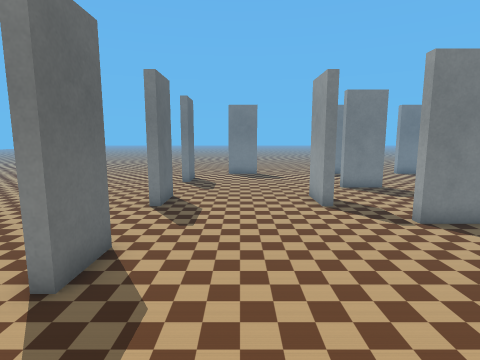
View 1 (above)

21 first-person views from a walk through a Webots world. The camera is 1.2 m above the floor, tilts 8° down and sees 80° across. The floor is counted in squares, 0.5 m on a side. Each view is taken from the middle of a square. On the plan, view 1 faces up. The plan holds only what a view shows up to about 18 squares ahead; the rest is blank. The place goes on beyond the plan. The robots in the file are not drawn. Simple shapes and patterns stand in for the simulator's stock objects.

View 2
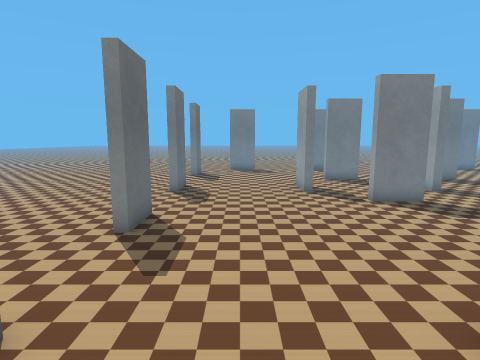

View 3
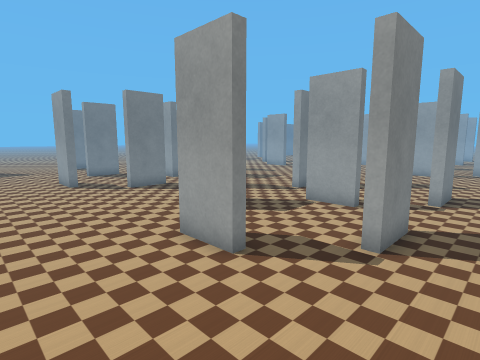

View 4
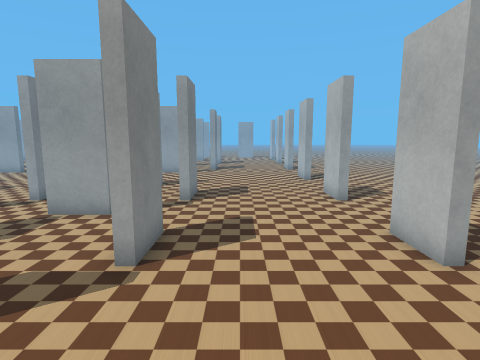

View 5
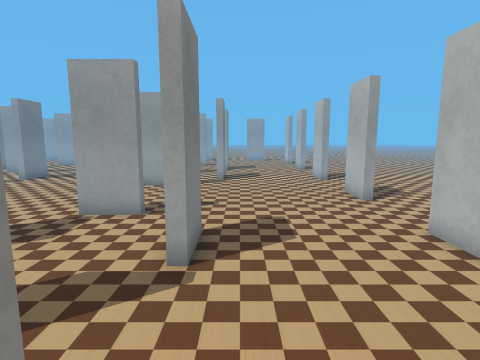

View 6
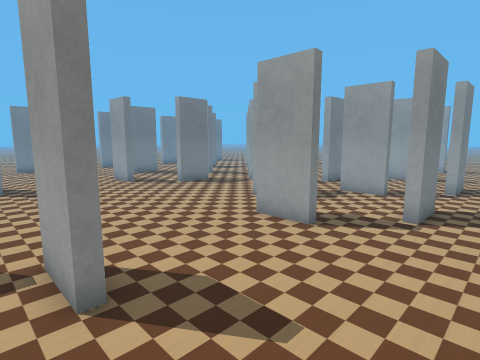

View 7
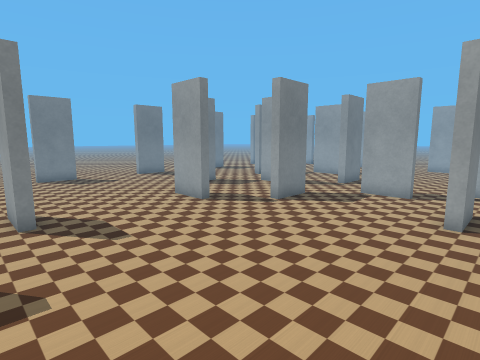

View 8
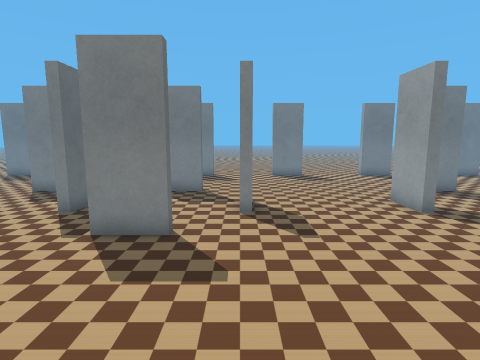

View 9
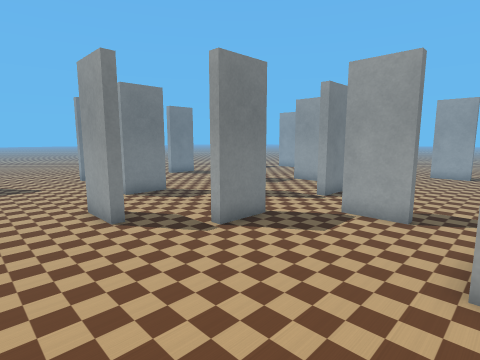

View 10
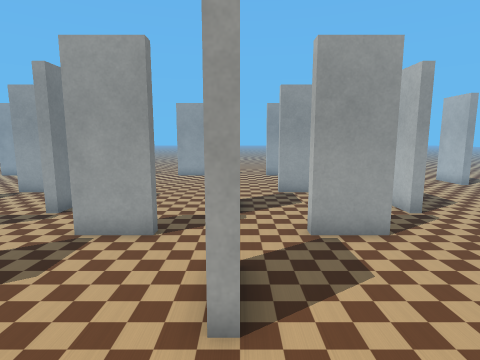

View 11
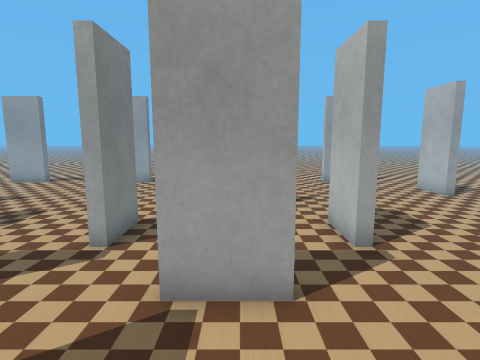

View 12
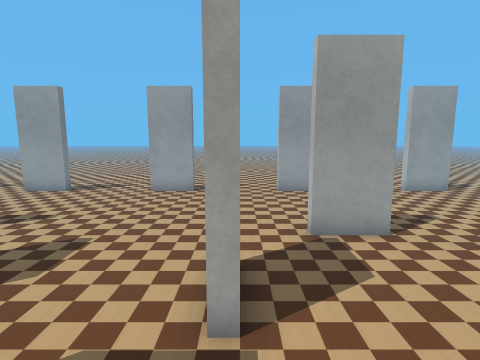

View 13
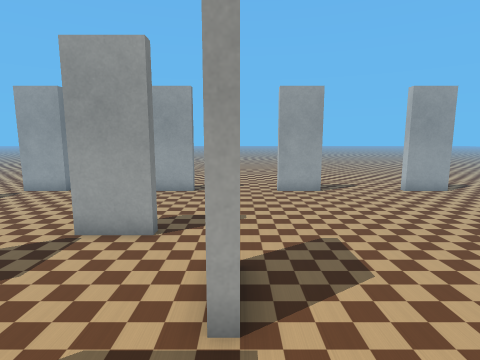

View 14
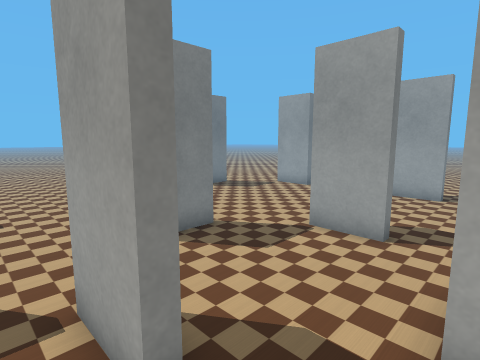

View 15
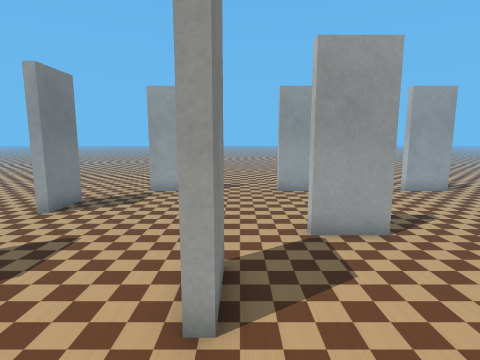

View 16
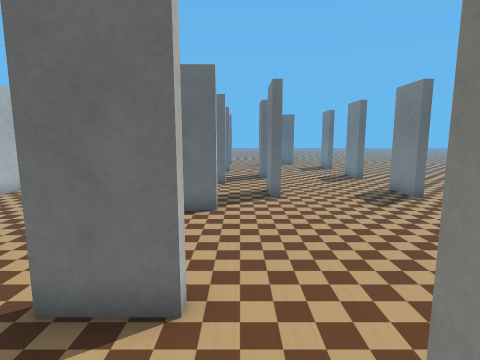

View 17
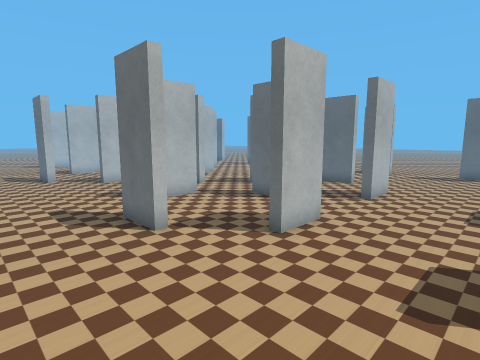

View 18
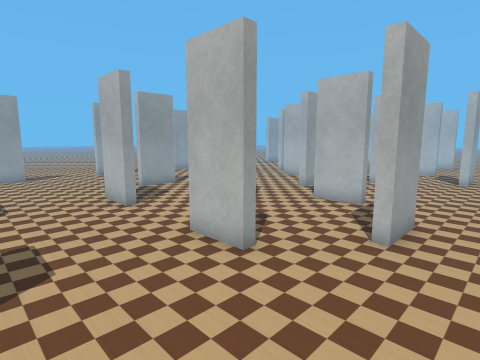

View 19
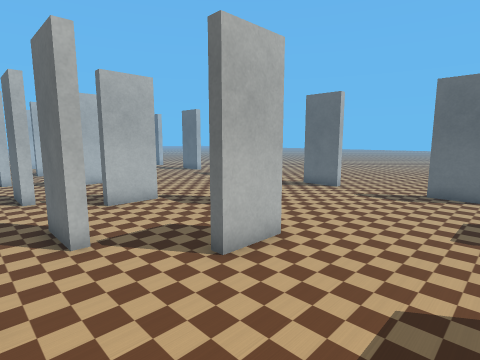

View 20
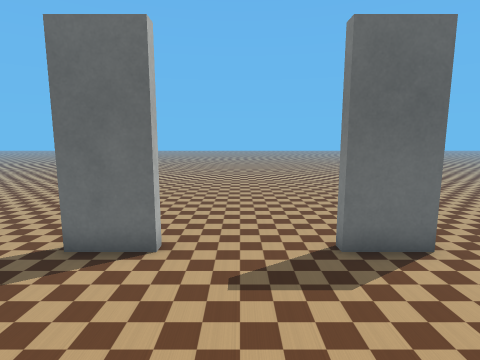

View 21
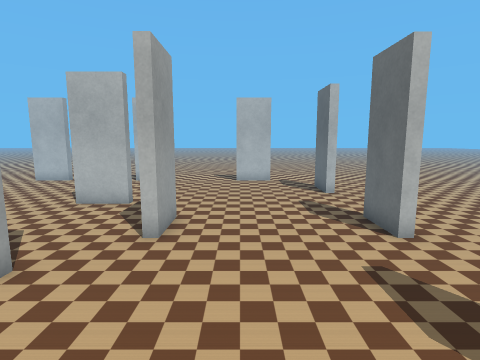

### Floor plan
Key: @ floor where view 1 was taken; # wall or solid block; . floor.
Columns run from 11 left of view 1 to 41 right of it. Each row starts with its distance up from view 1.
 19         ..     .......................... .........
 18 ......  #.........................................#
 17 ........#.........................................##
 16 ....................................................
 15 .................##....##..........##....##..........
 14 .................##....##..........##....##..........
 13 .....................................................
 12 ........#.....#.....#.....#.....#.....#.....#.....##.
 11 ........#.....#.....#.....#.....#.....#.....#.....##.
 10 .....................................................
  9  ....................................................
  8   ...............##....##..........##....##..........
  7   ...................................................
  6  .......#...........#.................#...........##.
  5 ........#...........#.................#...........##
  4 ...  ............. ..................................
  3 ..   ............. ..................................
  2       ...........# ....##..........##....##..........
  1       ...............................................
  0       ..#..@..#.....#  ...#.....#.....#.....#.....##.
 -1      ...#.....#.....#.....#.....#.....#.....#  ...#
 -2     ... ......................................   ...
 -3    .... ........................................  ...
 -4    ... ..........##....##..........##....##..........
 -5   ...  ..............................................
 -6  .... ..#...........................   ...........##.
 -7 ....  ..#...........................    ..........#
 -8 ...   ..............................      ..........
 -9 ...  .. ............................       ..........
-10 ..   .. ...##....##....##....##....#        ...##....
-11         ..   .....  ...........  ...          ..  ...

Where each view was taken, in squares from view 1:
view 1: 0 up, 0 right, facing up
view 2: 3 down, 0 right, facing up
view 3: 6 down, 1 left, facing up-right
view 4: 6 down, 0 right, facing right
view 5: 5 down, 6 right, facing right
view 6: 6 down, 14 right, facing up-right
view 7: 1 up, 14 right, facing up-right
view 8: 1 up, 15 right, facing up
view 9: 2 up, 18 right, facing up-right
view 10: 2 up, 20 right, facing right
view 11: 1 down, 23 right, facing right
view 12: 2 up, 26 right, facing right
view 13: 8 up, 26 right, facing right
view 14: 8 up, 26 right, facing up-right
view 15: 14 up, 26 right, facing right
view 16: 13 up, 25 right, facing left
view 17: 19 up, 19 right, facing down-left
view 18: 19 up, 19 right, facing down-right
view 19: 19 up, 11 right, facing down-left
view 20: 14 up, 3 right, facing left
view 21: 7 up, 1 right, facing down
